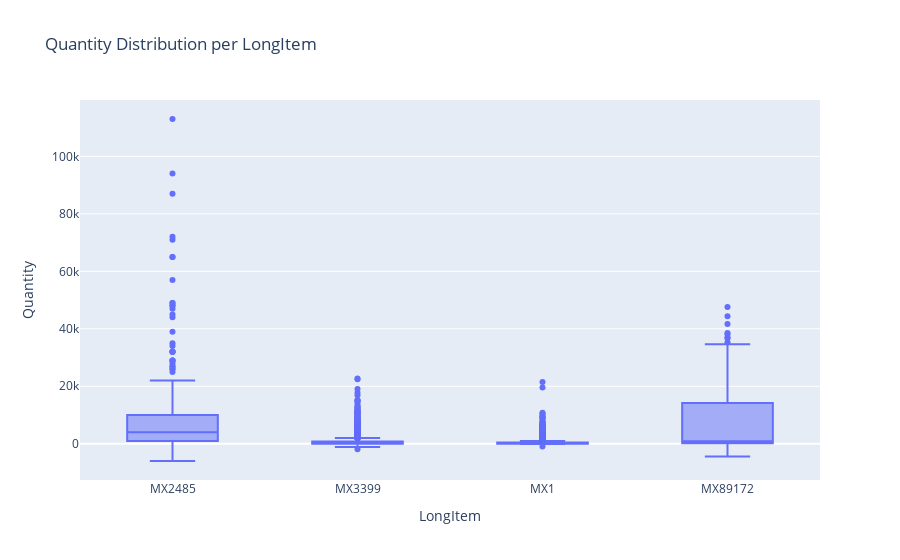

The notebook cell saved with this chart:
### Markdown cell above
## Quantity Distribution

### Code cell
fig = px.box(df, x='LongItem', y='Quantity', title='Quantity Distribution per LongItem')
fig.show()

### Figure 1 — Plotly figure (JSON) as saved in the notebook; plotly's stock layout.template omitted (floating-point values rounded to 4 significant figures; data arrays with more than 128 entries replaced by an {"elided": "..."} marker saying what was removed)
{"data": [{"alignmentgroup": "True", "hovertemplate": "LongItem=%{x}<br>Quantity=%{y}<extra></extra>", "legendgroup": "", "marker": {"color": "#636efa"}, "name": "", "notched": false, "offsetgroup": "", "orientation": "v", "showlegend": false, "type": "box", "x": {"elided": "5972 str values"}, "x0": " ", "xaxis": "x", "y": {"elided": "5972 int values"}, "y0": " ", "yaxis": "y"}], "layout": {"boxmode": "group", "legend": {"tracegroupgap": 0}, "title": {"text": "Quantity Distribution per LongItem"}, "xaxis": {"anchor": "y", "domain": [0, 1], "title": {"text": "LongItem"}}, "yaxis": {"anchor": "x", "domain": [0, 1], "title": {"text": "Quantity"}}}}
